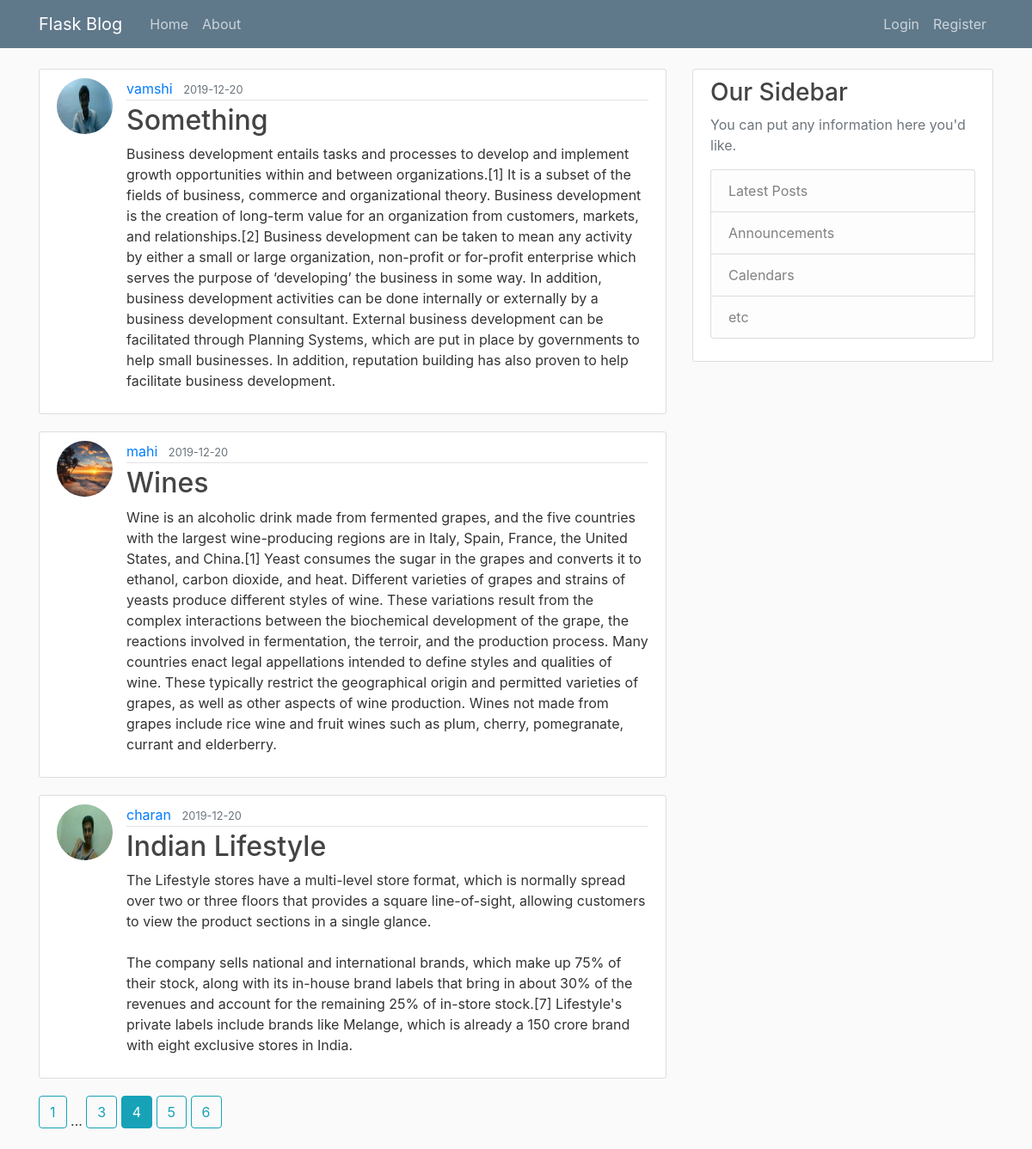
/home?page=4, run on the app's committed database.
### flaskblog/models.py (models this page shows, shortened)
class Post(db.Model):
    id = db.Column(db.Integer, primary_key=True)
    title = db.Column(db.String(100), nullable=False)
    date_posted = db.Column(db.DateTime, nullable=False, default=datetime.utcnow)
    content = db.Column(db.Text, nullable=False)
    user_id = db.Column(db.Integer, db.ForeignKey('user.id'), nullable=False)

class User(db.Model, UserMixin):
    id = db.Column(db.Integer, primary_key=True)
    username = db.Column(db.String(20), unique=True, nullable=False)
    email = db.Column(db.String(120), unique=True, nullable=False)
    image_file = db.Column(db.String(20), nullable=False, default='default.jpeg')
    password = db.Column(db.String(60), nullable=False)
    posts = db.relationship('Post', backref='author', lazy=True)

### flaskblog/main/routes.py (the view)
@main.route("/")
@main.route("/home",methods=['GET'])
def home():
    page = request.args.get('page',1,type=int)
    posts = Post.query.order_by(Post.date_posted.desc()).paginate(page=page, per_page=3)
    return render_template('home.html', posts=posts)

### flaskblog/templates/home.html
{% extends "layout.html" %}
{% block content %}
	{% for post in posts.items %}
		<article class="media content-section">
			<img src="{{ url_for('static', filename='pics/'+ post.author.image_file) }}" class="rounded-circle article-img">
		  <div class="media-body">
		    <div class="article-metadata">
		      <a class="mr-2" href="{{ url_for('users.user_posts', username=post.author.username) }}">{{ post.author.username }}</a>
		      <small class="text-muted">{{ post.date_posted.strftime('%Y-%m-%d') }}</small>
		    </div>
		    <h2><a class="article-title" href="{{ url_for('posts.post',post_id = post.id) }}">{{ post.title }}</a></h2>
		    <p class="article-content">{{ post.content }}</p>
		  </div>
		</article>
	{%endfor%}
	{% for page_num in posts.iter_pages(left_edge=1, right_edge=1, left_current=1, right_current=2) %}
		{% if page_num %}
			{% if posts.page == page_num %}
				<a class="btn btn-info mb-4" href="{{ url_for('main.home',page = page_num) }}">
				{{ page_num }}
			</a>
			{% else %}
				<a class="btn btn-outline-info mb-4" href="{{ url_for('main.home',page = page_num) }}">
				{{ page_num }}
			</a>
			{%endif%}
		{%else%}
			...
		{%endif%}
	{%endfor%}
{% endblock content %}

### flaskblog/static/main.css (style rules this page uses)
body { background: #fafafa; color: #333333; margin-top: 5rem; }
h1, h2, h3, h4, h5, h6 { color: #444444; }
.content-section { background: #ffffff; padding: 10px 20px; border: 1px solid #dddddd; border-radius: 3px; margin-bottom: 20px; }
.article-title { color: #444444; }
.article-content { white-space: pre-line; }
.article-img { height: 65px; width: 65px; margin-right: 16px; }
.article-metadata { padding-bottom: 1px; margin-bottom: 4px; border-bottom: 1px solid #e3e3e3 }

### data on the page
Post: image_file (picture), author.username "vamshi", date_posted "2019-12-20", title "Something", content "Business development entails tasks and processes to develop and implement growth opportunities within and between organizations.[1] It is a subset of the fields of business, commerce and organizational theory. Business development is the creation of long-term value for an organization from customers, markets, and relationships.[2] Business development can be taken to mean any activity by either a small or large organization, non-profit or for-profit enterprise which serves the purpose of ‘developing’ the business in some way. In addition, business development activities can be done internally or externally by a business development consultant. External business development can be…"
Post: image_file (placeholder picture), author.username "mahi", date_posted "2019-12-20", title "Wines", content "Wine is an alcoholic drink made from fermented grapes, and the five countries with the largest wine-producing regions are in Italy, Spain, France, the United States, and China.[1] Yeast consumes the sugar in the grapes and converts it to ethanol, carbon dioxide, and heat. Different varieties of grapes and strains of yeasts produce different styles of wine. These variations result from the complex interactions between the biochemical development of the grape, the reactions involved in fermentation, the terroir, and the production process. Many countries enact legal appellations intended to define styles and qualities of wine. These typically restrict the geographical origin and permitted…"
Post: image_file (picture), author.username "charan", date_posted "2019-12-20", title "Indian Lifestyle", content "The Lifestyle stores have a multi-level store format, which is normally spread over two or three floors that provides a square line-of-sight, allowing customers to view the product sections in a single glance. The company sells national and international brands, which make up 75% of their stock, along with its in-house brand labels that bring in about 30% of the revenues and account for the remaining 25% of in-store stock.[7] Lifestyle's private labels include brands like Melange, which is already a 150 crore brand with eight exclusive stores in India."

### other printed values
{{ page_num }} "1" "3" "5" "6"
{{ page_num }} "4"
